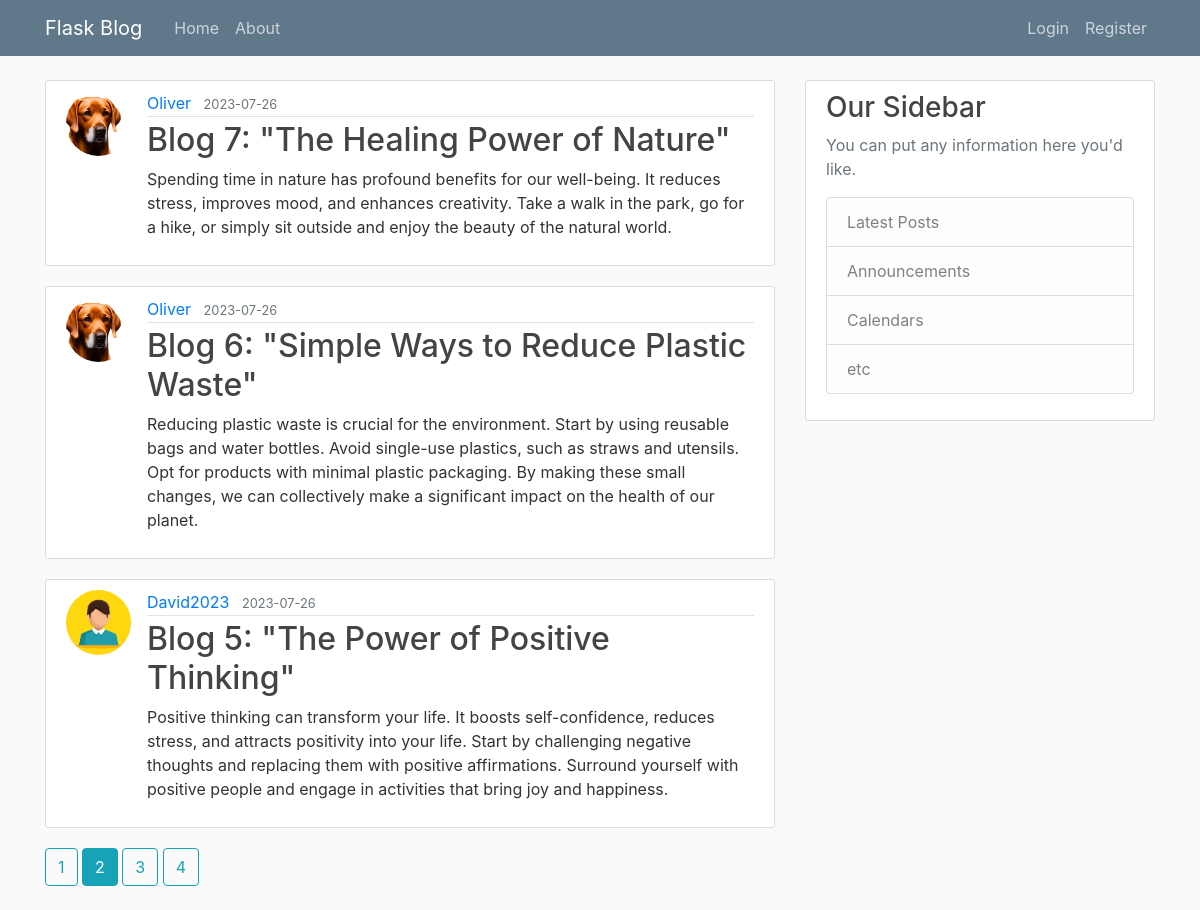
The page /home?page=2 on the database its author committed.
### myblog/models.py (models this page shows, shortened)
class Post(db.Model):
    id = db.Column(db.Integer, primary_key = True)
    title = db.Column(db.String(100), nullable=False)
    date_posted = db.Column(db.DateTime, nullable=False, default=datetime.utcnow)
    content = db.Column(db.Text, nullable=False)
    user_id = db.Column(db.Integer, db.ForeignKey('user.id'), nullable=False)

class User(db.Model, UserMixin):
    id = db.Column(db.Integer, primary_key = True)
    username = db.Column(db.String(20), unique=True, nullable=False)
    email = db.Column(db.String(120), unique=True, nullable=False)
    image_file = db.Column(db.String(20), nullable=False, default='default.jpg')
    password = db.Column(db.String(60), nullable=False)
    posts = db.relationship('Post', backref='author', lazy=True)

### myblog/main/routes.py (the view)
@main.route("/")
@main.route("/home")
def home():
    page = request.args.get('page', 1, type=int)
    posts = Post.query.order_by(Post.date_posted.desc()).paginate(page=page, per_page=3)
    return render_template('home.html', posts=posts)

### myblog/templates/home.html
{% extends "layout.html" %}
{% block content %}
    {% for post in posts.items %}
        <article class="media content-section">
            <img class="rounded-circle article-img" src="{{ url_for('static', filename='flask profile pictures/' + post.author.image_file) }}">
            <div class="media-body">
            <div class="article-metadata">
                <a class="mr-2" href="{{ url_for('users.user_posts', username=post.author.username) }}">{{ post.author.username }}</a>
                <small class="text-muted">{{ post.date_posted.strftime('%Y-%m-%d') }}</small>
            </div>
            <h2><a class="article-title" href="{{ url_for('posts.post', post_id=post.id) }}">{{ post.title }}</a></h2>
            <p class="article-content">{{ post.content }}</p>
            </div>
        </article>
    {% endfor %}
    {% for page_num in posts.iter_pages(left_edge=1, right_edge=1, left_current=1, right_current=2) %}
        {% if page_num %}
            {% if posts.page == page_num %}
                <a class="btn btn-info mb-4" href="{{ url_for('main.home', page=page_num) }}">{{ page_num }}</a>
            {% else %}
                <a class="btn btn-outline-info mb-4" href="{{ url_for('main.home', page=page_num) }}">{{ page_num }}</a>
            {% endif %}
        {% else %}
            ...
        {% endif %}
    {% endfor %}
{% endblock content %}

### myblog/static/main.css (style rules this page uses)
body { background: #fafafa; color: #333333; margin-top: 5rem; }
h1, h2, h3, h4, h5, h6 { color: #444444; }
.content-section { background: #ffffff; padding: 10px 20px; border: 1px solid #dddddd; border-radius: 3px; margin-bottom: 20px; }
.article-title { color: #444444; }
.article-content { white-space: pre-line; }
.article-img { height: 65px; width: 65px; margin-right: 16px; }
.article-metadata { padding-bottom: 1px; margin-bottom: 4px; border-bottom: 1px solid #e3e3e3 }

### rows shown on the page
Post: image_file (picture), author.username "Oliver", date_posted "2023-07-26", title "Blog 7: \"The Healing Power of Nature\"", content "Spending time in nature has profound benefits for our well-being. It reduces stress, improves mood, and enhances creativity. Take a walk in the park, go for a hike, or simply sit outside and enjoy the beauty of the natural world."
Post: image_file (picture), author.username "Oliver", date_posted "2023-07-26", title "Blog 6: \"Simple Ways to Reduce Plastic Waste\"", content "Reducing plastic waste is crucial for the environment. Start by using reusable bags and water bottles. Avoid single-use plastics, such as straws and utensils. Opt for products with minimal plastic packaging. By making these small changes, we can collectively make a significant impact on the health of our planet."
Post: image_file (placeholder picture), author.username "David2023", date_posted "2023-07-26", title "Blog 5: \"The Power of Positive Thinking\"", content "Positive thinking can transform your life. It boosts self-confidence, reduces stress, and attracts positivity into your life. Start by challenging negative thoughts and replacing them with positive affirmations. Surround yourself with positive people and engage in activities that bring joy and happiness."

### other values the page prints
{{ page_num }} "1" "3" "4"
{{ page_num }} "2"
